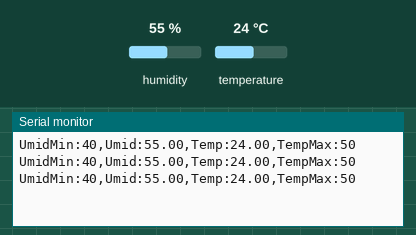
The sketch below on a simulated Arduino Uno, built with avr-gcc and run on an emulated ATmega328P. Shown: the last lines printed to the serial monitor. Inputs (shaded band) come from the test bench; at power-on: humidity 55 %, temperature 24 °C.

Above: at 2.8 s.
2.9 s: humidity set to 22 %
At 5.5 s:
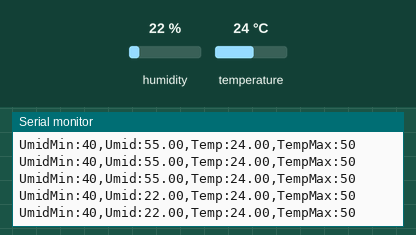
5.6 s: temperature set to 12 °C
At 6.9 s:
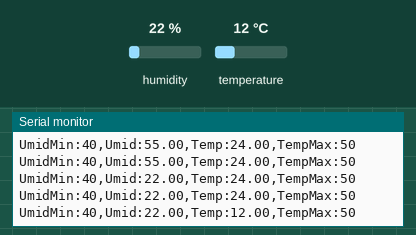
8.3 s: humidity set to 40 %
At 10.0 s:
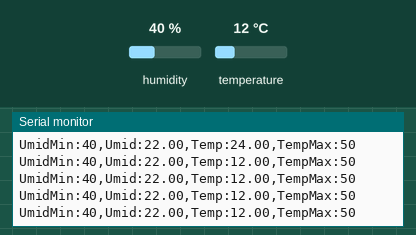
Timing chart, 0 to 11.5 s (numbered marks = the images above; inputs shaded):
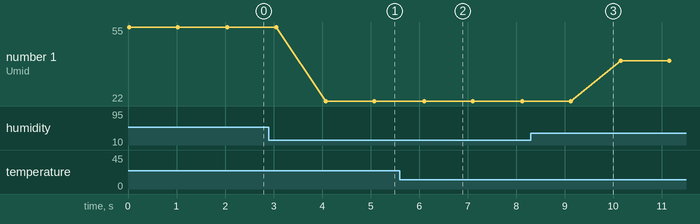

Measured:
- after the input at 2.9 s, the serial monitor: prints a new line after 1.2 s (image 1)
- after the input at 5.6 s, the serial monitor: prints a new line after 0.50 s (image 2)
- plotted number 1: 55 → 22 after the input at 2.9 s

The sketch:

CDHT11_v3.ino
```cpp
#include "DHT.h" //Inclui uma biblioteca externa própria do sensor

#define TIPO_SENSOR DHT11 //Define o sensor que está sendo utilizado
const int PORTA_DHT11= A0; //Define em qual porta analógica está conectado

DHT sensorDHT(PORTA_DHT11, TIPO_SENSOR); //Define que as informações coletadas se referem ao sensor informado

void setup() {
  Serial.begin(9600); //Define a taxa de transferência em bits p/segundo para transmissão serial(baud rate)
sensorDHT.begin(); //Iniciar a função atrelada ao sensorDHT
}

void loop() { //Define um processo que será feito em repetição

  float umidade = sensorDHT.readHumidity(); // Cria a variável e define o valor captado pela leitura
  float temperatura = sensorDHT.readTemperature(); // Cria a variável e define o valor captado pela leitura
  int MaxTemp = 50;
  int MinUmi = 40;

      Serial.print("UmidMin:");
      Serial.print(MinUmi);
      Serial.print(",");
      Serial.print("Umid:");
      Serial.print(umidade); //Preenche a string com o valor da variavel "umidade"
      Serial.print(",");
      Serial.print("Temp:");
      Serial.print(temperatura);//Preenche a string com o valor da variavel "temperatura"
      Serial.print(",");
      Serial.print("TempMax:");
      Serial.println(MaxTemp);


  delay (1000); //Define o tempo para refazer a ação do loop em ms
}
```
